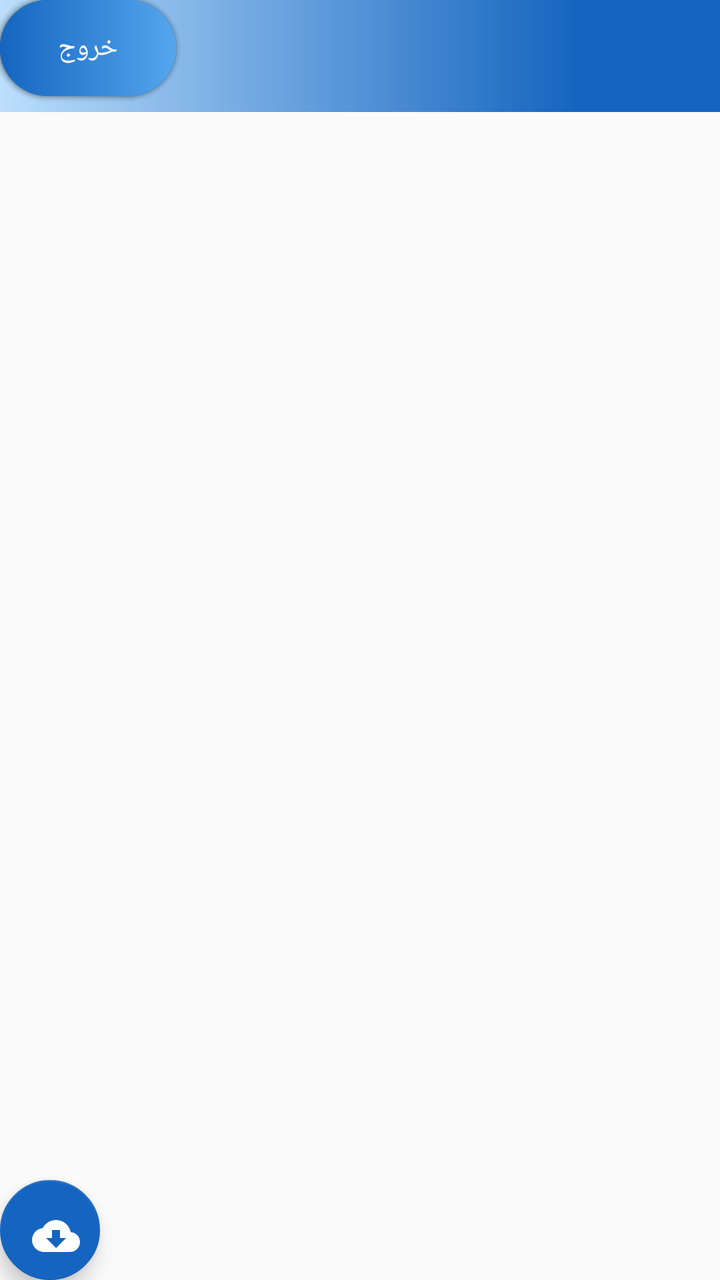
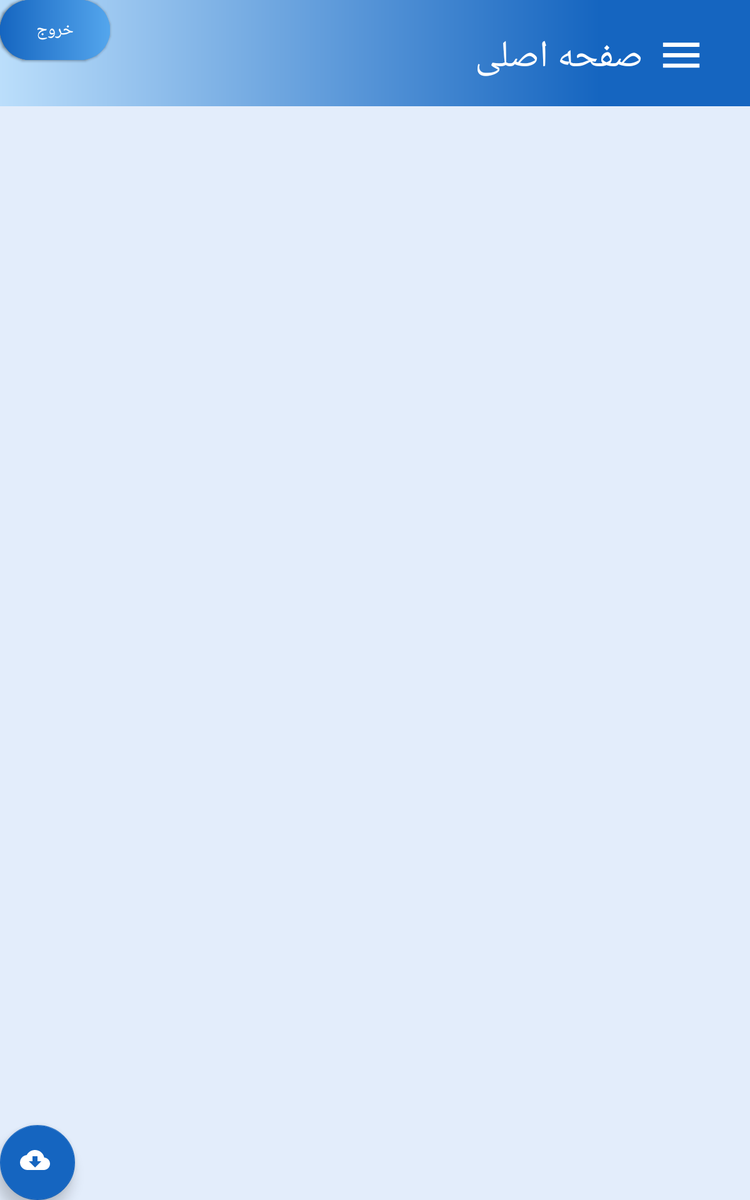

Two renders of one Android screen. The first uses the default layout on a phone; the second uses the alternative layout the repository ships for a different screen configuration, on a matching device. The two XML files are below.
<!-- AndroidManifest.xml: application theme AppTheme -->
<!-- res/layout/app_bar_main.xml -->
<?xml version="1.0" encoding="utf-8"?>
<android.support.design.widget.CoordinatorLayout xmlns:android="http://schemas.android.com/apk/res/android"
    xmlns:app="http://schemas.android.com/apk/res-auto"
    xmlns:tools="http://schemas.android.com/tools"
    android:layout_width="match_parent"
    android:layout_height="match_parent"
    tools:context="com.pooya11.quran_question.MainActivity">

    <android.support.design.widget.AppBarLayout
        android:layout_width="match_parent"
        android:layout_height="wrap_content"
        android:theme="@style/AppTheme.AppBarOverlay">

    </android.support.design.widget.AppBarLayout>

    <android.support.v7.widget.Toolbar
        android:id="@+id/toolbar"
        android:layout_width="match_parent"
        android:layout_height="?attr/actionBarSize"
        android:background="@drawable/actionbar"
        app:title="صفحه اصلی"
        android:paddingLeft="220dp"
        app:titleTextColor="#ffffff"
        app:popupTheme="@style/AppTheme.PopupOverlay" />

    <android.support.design.widget.FloatingActionButton
        android:id="@+id/fab"
        android:layout_width="50dp"
        android:layout_height="50dp"
        android:layout_gravity="top|right"
        android:layout_margin="@dimen/fab_margin"
        app:backgroundTint="@color/colorBlue"
        app:layout_anchor="@+id/include"
        app:layout_anchorGravity="bottom|left"
        app:srcCompat="@drawable/ic_cloud_download_black_24dp" />

    <include
        android:id="@+id/include"
        layout="@layout/content_main" />


</android.support.design.widget.CoordinatorLayout>
<!-- res/layout/content_main.xml (included above) -->
<?xml version="1.0" encoding="utf-8"?>
<android.support.constraint.ConstraintLayout xmlns:android="http://schemas.android.com/apk/res/android"
    xmlns:app="http://schemas.android.com/apk/res-auto"
    xmlns:tools="http://schemas.android.com/tools"
    android:layout_width="match_parent"
    android:id="@+id/layout_content"
    android:layout_height="match_parent"
    app:layout_behavior="@string/appbar_scrolling_view_behavior"
    tools:context="com.pooya11.quran_question.MainActivity"
    tools:showIn="@layout/app_bar_main">


    <ImageView
        android:id="@+id/imageView2"
        android:layout_width="67dp"
        android:layout_height="75dp"
        app:srcCompat="@mipmap/ic_launcher_round"
        tools:layout_editor_absoluteX="159dp"
        tools:layout_editor_absoluteY="246dp" />

    <Button
        android:id="@+id/btn_tests"
        android:layout_width="wrap_content"
        android:layout_height="wrap_content"
        android:text="تست ها"
        android:onClick="btn_tests"
        android:textColor="#FFFFFF"
        android:background="@drawable/shape_button"
        tools:layout_editor_absoluteX="148dp"
        tools:layout_editor_absoluteY="138dp" />

    <Button
        android:id="@+id/btn_developer"
        android:layout_width="wrap_content"
        android:layout_height="wrap_content"
        android:text="آموزش"
        android:onClick="btn_developer"
        android:textColor="#FFFFFF"
        android:background="@drawable/shape_button"
        tools:layout_editor_absoluteX="16dp"
        tools:layout_editor_absoluteY="258dp" />

    <Button
        android:id="@+id/btn_my_marks"
        android:layout_width="wrap_content"
        android:layout_height="wrap_content"
        android:text="کارنامه های من"
        android:onClick="btn_my_marks"
        android:textColor="#FFFFFF"
        android:background="@drawable/shape_button"
        tools:layout_editor_absoluteX="280dp"
        tools:layout_editor_absoluteY="259dp" />

    <Button
        android:id="@+id/btn_exit"
        android:layout_width="wrap_content"
        android:layout_height="wrap_content"
        android:text="خروج"
        android:onClick="btn_exit"
        android:textColor="#FFFFFF"
        android:background="@drawable/shape_button"
        tools:layout_editor_absoluteX="147dp"
        tools:layout_editor_absoluteY="380dp" />
</android.support.constraint.ConstraintLayout>
<!-- resources referenced by this layout -->
<resources>
  <color name="colorBlue">#1565c0</color>
  <!-- drawable actionbar (drawable) -->
  <shape xmlns:android="http://schemas.android.com/apk/res/android"
      android:shape="rectangle" >
      <gradient
          android:type="linear"
          android:centerX="80%"
          android:startColor="#bbdefb"
          android:centerColor="#FF1565c0"
          android:endColor="#FF1565c0"
          android:angle="0"/>
  </shape>
  <!-- drawable ic_cloud_download_black_24dp (drawable) -->
  <vector xmlns:android="http://schemas.android.com/apk/res/android"
          android:width="24dp"
          android:height="24dp"
          android:viewportWidth="24.0"
          android:viewportHeight="24.0">
      <path
          android:fillColor="#ffff"
          android:pathData="M19.35,10.01C18.67,6.59 15.64,4 12,4 9.11,4 6.6,5.64 5.35,8.04 2.34,8.36 0,10.91 0,14c0,3.31 2.69,6 6,6h13c2.76,0 5,-2.24 5,-5 0,-2.64 -2.05,-4.78 -4.65,-4.96zM17,13l-5,5 -5,-5h3V9h4v4h3z"/>
  </vector>
  <!-- drawable shape_button (drawable) -->
  <?xml version="1.0" encoding="utf-8"?>
  <shape
       xmlns:android="http://schemas.android.com/apk/res/android"
       android:shape="rectangle">
      <solid
          android:color="@color/colorBlue"/>
      <corners
          android:radius="300dp"/>
      <gradient
          android:type="linear"
          android:startColor="@color/colorBlue"
          android:endColor="#54a6ed"/>
  </shape>
  <style name="AppTheme.AppBarOverlay" parent="ThemeOverlay.AppCompat.Dark.ActionBar" />
  <style name="AppTheme.PopupOverlay" parent="ThemeOverlay.AppCompat.Light" />
  <style name="AppTheme" parent="Theme.Design.Light.NoActionBar">
          
          <item name="colorPrimary">@color/colorPrimary</item>
          <item name="colorPrimaryDark">@color/colorPrimaryDark</item>
          <item name="colorAccent">@color/colorAccent</item>
      </style>
  <color name="colorPrimary">#3F51B5</color>
  <color name="colorPrimaryDark">#303F9F</color>
  <color name="colorAccent">#FF4081</color>
</resources>
<!-- res/layout-large/app_bar_main.xml (the repository's variant of the layout above) -->
<!-- drawn on a 7-inch tablet held upright -->
<?xml version="1.0" encoding="utf-8"?>
<android.support.design.widget.CoordinatorLayout xmlns:android="http://schemas.android.com/apk/res/android"
    xmlns:app="http://schemas.android.com/apk/res-auto"
    xmlns:tools="http://schemas.android.com/tools"
    android:layout_width="match_parent"
    android:id="@+id/coor"
    android:background="#e3edfb"
    android:layout_height="match_parent"
    tools:context="com.pooya11.quran_question.MainActivity">

    <android.support.design.widget.AppBarLayout
        android:layout_width="match_parent"
        android:layout_height="wrap_content">

    </android.support.design.widget.AppBarLayout>

    <android.support.v7.widget.Toolbar
        android:id="@+id/toolbar"
        android:layout_width="match_parent"
        android:layout_height="85dp"
        android:background="@drawable/actionbar"
        app:titleTextColor="#FFFFFF"
        app:popupTheme="@style/AppTheme.PopupOverlay" />

    <android.support.design.widget.FloatingActionButton
        android:id="@+id/fab"
        android:layout_width="60dp"
        android:layout_height="60dp"
        android:layout_gravity="top|right"
        android:layout_margin="@dimen/fab_margin"
        app:backgroundTint="@color/colorBlue"
        app:layout_anchor="@+id/include"
        app:layout_anchorGravity="bottom|left"
        app:srcCompat="@drawable/ic_cloud_download_black_24dp" />

    <TextView
        android:id="@+id/textView2"
        android:layout_width="wrap_content"
        android:layout_height="wrap_content"
        android:layout_gravity="top|right"
        android:layout_marginTop="25dp"
        android:paddingLeft="80dp"
        android:text="صفحه اصلی"
        android:textColor="#FFFFFF"
        android:textSize="30sp"
        app:layout_anchor="@+id/include"
        app:layout_anchorGravity="top|center_horizontal" />

    <ImageButton
        android:id="@+id/imageButton"
        android:layout_width="60dp"
        android:layout_height="60dp"
        android:layout_gravity="bottom|left"
        android:layout_marginRight="25dp"
        android:layout_marginTop="15dp"
        android:background="#00FFFFFF"
        android:foregroundGravity="bottom"
        android:onClick="btn_open_nav"
        app:layout_anchor="@+id/include"
        app:layout_anchorGravity="top|right"
        app:srcCompat="@drawable/ic_dehaze_black_24dp" />

    <include
        android:id="@+id/include"
        layout="@layout/content_main" />


</android.support.design.widget.CoordinatorLayout>
<!-- res/layout/app_bar_main.xml (included above) -->
<?xml version="1.0" encoding="utf-8"?>
<android.support.design.widget.CoordinatorLayout xmlns:android="http://schemas.android.com/apk/res/android"
    xmlns:app="http://schemas.android.com/apk/res-auto"
    xmlns:tools="http://schemas.android.com/tools"
    android:layout_width="match_parent"
    android:layout_height="match_parent"
    tools:context="com.pooya11.quran_question.MainActivity">

    <android.support.design.widget.AppBarLayout
        android:layout_width="match_parent"
        android:layout_height="wrap_content"
        android:theme="@style/AppTheme.AppBarOverlay">

    </android.support.design.widget.AppBarLayout>

    <android.support.v7.widget.Toolbar
        android:id="@+id/toolbar"
        android:layout_width="match_parent"
        android:layout_height="?attr/actionBarSize"
        android:background="@drawable/actionbar"
        app:title="صفحه اصلی"
        android:paddingLeft="220dp"
        app:titleTextColor="#ffffff"
        app:popupTheme="@style/AppTheme.PopupOverlay" />

    <android.support.design.widget.FloatingActionButton
        android:id="@+id/fab"
        android:layout_width="50dp"
        android:layout_height="50dp"
        android:layout_gravity="top|right"
        android:layout_margin="@dimen/fab_margin"
        app:backgroundTint="@color/colorBlue"
        app:layout_anchor="@+id/include"
        app:layout_anchorGravity="bottom|left"
        app:srcCompat="@drawable/ic_cloud_download_black_24dp" />

    <include
        android:id="@+id/include"
        layout="@layout/content_main" />


</android.support.design.widget.CoordinatorLayout>
<!-- resources referenced by the variant -->
<!-- as a 7-inch tablet held upright resolves them -->
<resources>
  <color name="colorBlue">#1565c0</color>
  <!-- drawable actionbar (drawable) -->
  <shape xmlns:android="http://schemas.android.com/apk/res/android"
      android:shape="rectangle" >
      <gradient
          android:type="linear"
          android:centerX="80%"
          android:startColor="#bbdefb"
          android:centerColor="#FF1565c0"
          android:endColor="#FF1565c0"
          android:angle="0"/>
  </shape>
  <!-- drawable ic_cloud_download_black_24dp (drawable) -->
  <vector xmlns:android="http://schemas.android.com/apk/res/android"
          android:width="24dp"
          android:height="24dp"
          android:viewportWidth="24.0"
          android:viewportHeight="24.0">
      <path
          android:fillColor="#ffff"
          android:pathData="M19.35,10.01C18.67,6.59 15.64,4 12,4 9.11,4 6.6,5.64 5.35,8.04 2.34,8.36 0,10.91 0,14c0,3.31 2.69,6 6,6h13c2.76,0 5,-2.24 5,-5 0,-2.64 -2.05,-4.78 -4.65,-4.96zM17,13l-5,5 -5,-5h3V9h4v4h3z"/>
  </vector>
  <!-- drawable ic_dehaze_black_24dp (drawable) -->
  <vector android:height="40dp" android:viewportHeight="24.0"
      android:viewportWidth="24.0" android:width="35dp" xmlns:android="http://schemas.android.com/apk/res/android">
      <path android:fillColor="#ffffff" android:pathData="M2,15.5v2h20v-2L2,15.5zM2,10.5v2h20v-2L2,10.5zM2,5.5v2h20v-2L2,5.5z"/>
  </vector>
  <!-- drawable shape_button (drawable) -->
  <?xml version="1.0" encoding="utf-8"?>
  <shape
       xmlns:android="http://schemas.android.com/apk/res/android"
       android:shape="rectangle">
      <solid
          android:color="@color/colorBlue"/>
      <corners
          android:radius="300dp"/>
      <gradient
          android:type="linear"
          android:startColor="@color/colorBlue"
          android:endColor="#54a6ed"/>
  </shape>
  <style name="AppTheme.AppBarOverlay" parent="ThemeOverlay.AppCompat.Dark.ActionBar" />
  <style name="AppTheme.PopupOverlay" parent="ThemeOverlay.AppCompat.Light" />
  <style name="AppTheme" parent="Theme.Design.Light.NoActionBar">
          
          <item name="colorPrimary">@color/colorPrimary</item>
          <item name="colorPrimaryDark">@color/colorPrimaryDark</item>
          <item name="colorAccent">@color/colorAccent</item>
      </style>
  <color name="colorPrimary">#3F51B5</color>
  <color name="colorPrimaryDark">#303F9F</color>
  <color name="colorAccent">#FF4081</color>
</resources>
